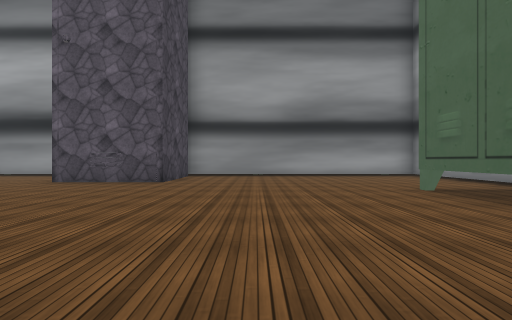
[1] (above)

21 first-person views from a walk through a scene from a Unity 3-D project. The camera is 1.2 m above the floor, looks level and sees 90° across. The floor is counted in squares, 2 m on a side. Each view is taken from the middle of a square. On the plan, view 1 faces up. The plan holds only what a view shows up to about 9 squares ahead; the rest is blank. The place goes on beyond the plan. Some surface patterns are stand-ins.

[2]
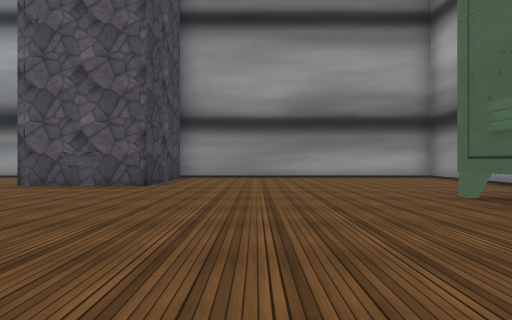

[3]
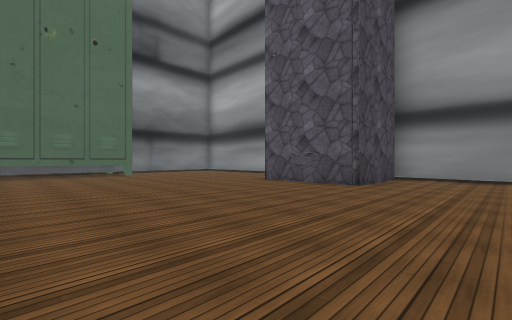

[4]
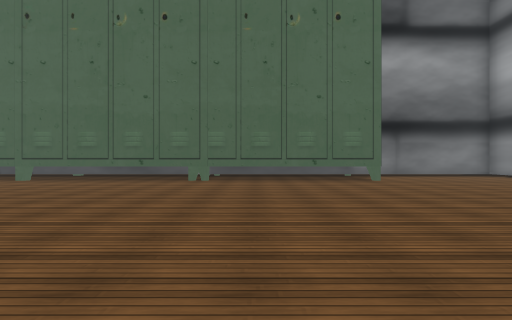

[5]
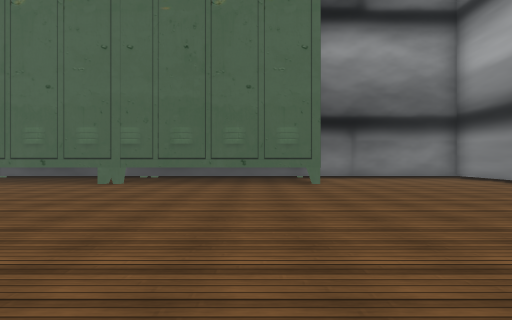

[6]
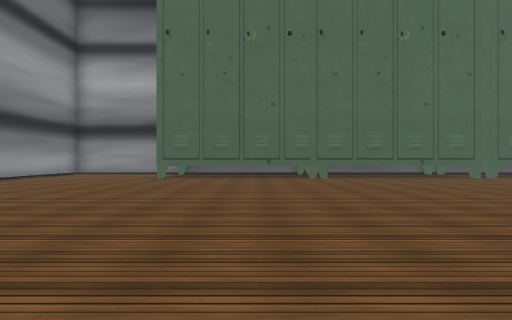

[7]
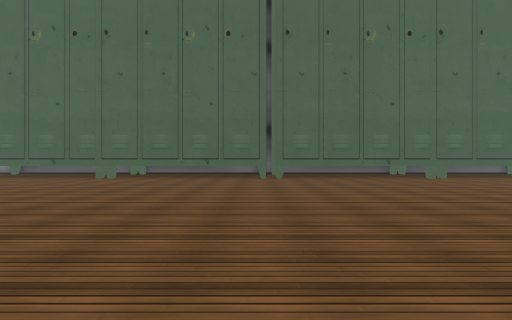

[8]
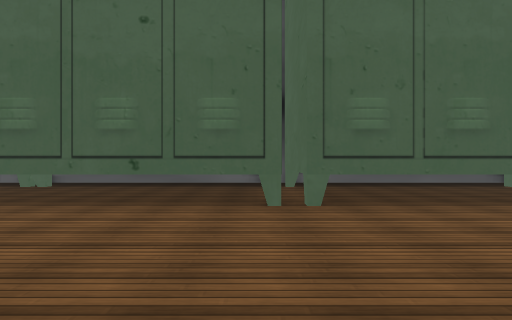

[9]
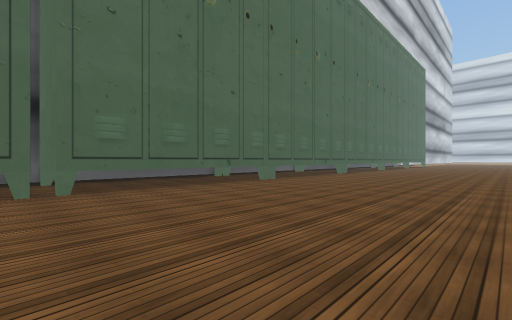

[10]
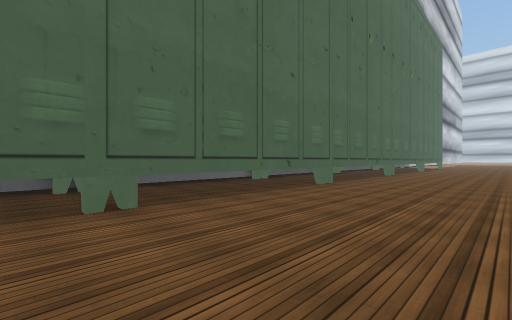

[11]
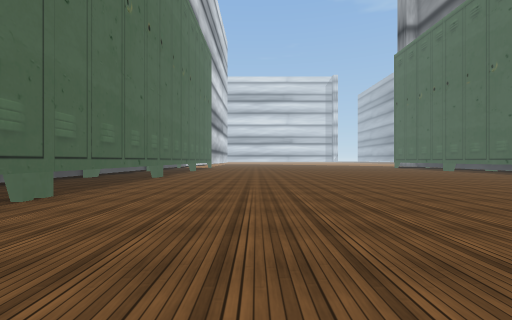

[12]
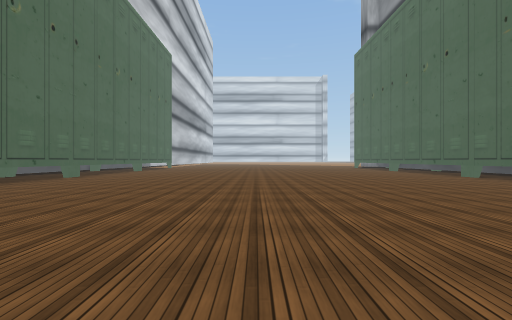

[13]
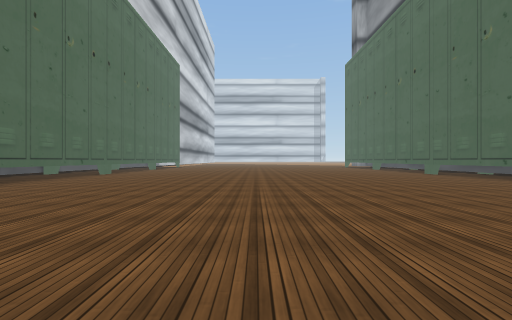

[14]
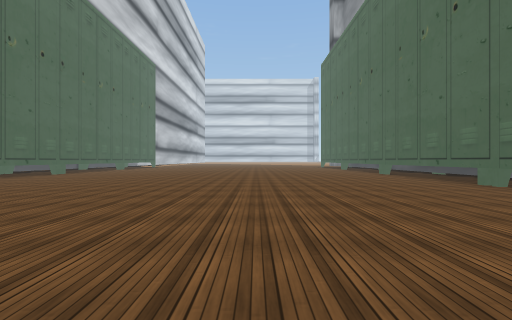

[15]
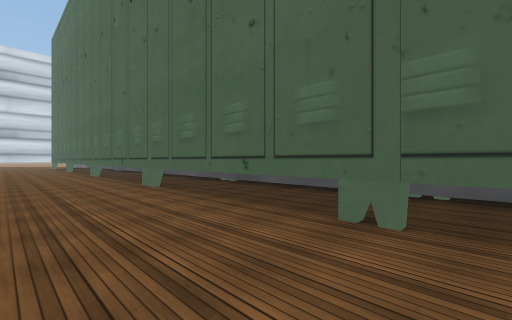

[16]
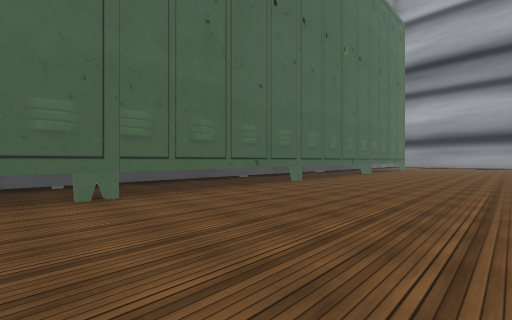

[17]
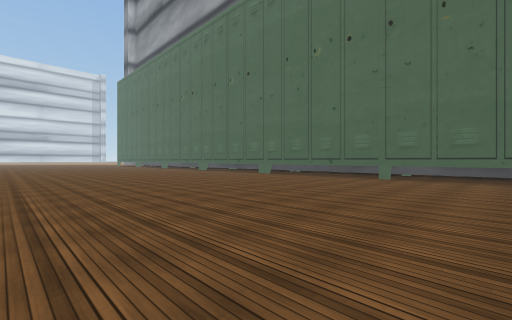

[18]
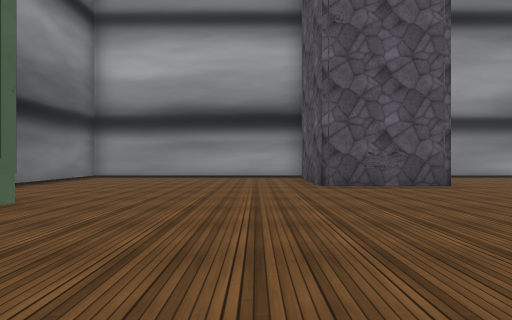

[19]
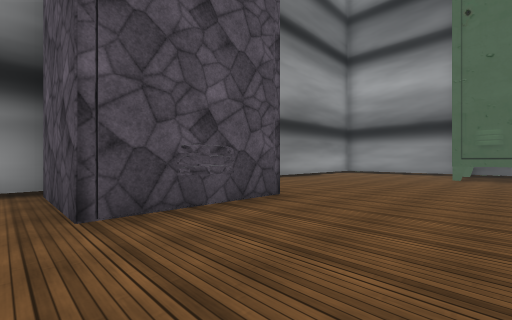

[20]
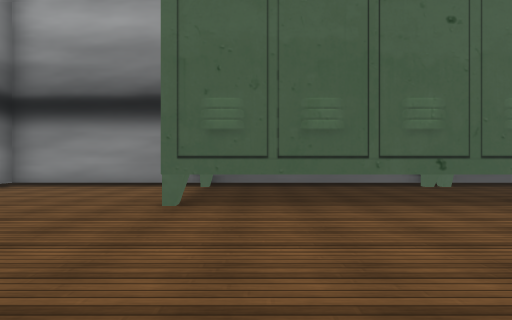

[21]
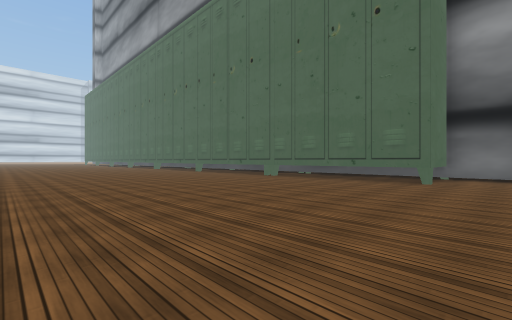

### Floor plan
Key: @ floor where view 1 was taken; # wall or solid block; . floor; ^ raised ledge.
Columns run from 13 left of view 1 to 6 right of it. Each row starts with its distance up from view 1.
 10 ######### ##########
  9 #.......# #........#
  8 #.......# #........#
  7 #.......###........#
  6 #..................#
  5 #................^^#
  4 #^^..............^ #
  3 # ^..............^ #
  2 # ^..............^ #
  1 # ^..............^ #
  0 # ^..........@...^ #
 -1 # ^..............^ #
 -2 # ^..............^ #
 -3 # ^..............^ #
 -4 # ^..............^ #
 -5 # ^..............^^#
 -6 # ^..............^^#
 -7 # ^..............^ #
 -8 # ^..............^ #
 -9 # ^..............^ #
-10 # ^..............^ #
-11 # ^..............^ #
-12 # ^..............^ #
-13   ^..............^ #
-14   ^..............^ #
-15   ^..............^ #
-16   ^..............^ #
-17   ^..............^ #
-18   ^..............^ #
-19   ^..............^ #
-20   ^..............^ #
-21   ^..............^ #

Positions as (right, up) in squares from view 1, and headings:
1: (0, 0), facing up
2: (0, 1), facing up
3: (0, 1), facing up-left
4: (-3, 1), facing left
5: (-4, 3), facing left
6: (-5, 2), facing right
7: (-5, -5), facing right
8: (0, -5), facing right
9: (-2, -5), facing down-right
10: (0, -10), facing down-right
11: (0, -12), facing down
12: (-3, -12), facing down
13: (-3, -10), facing down
14: (-5, -10), facing down
15: (-8, -10), facing down-left
16: (-6, -12), facing up-left
17: (-2, -3), facing down-left
18: (-7, 1), facing up
19: (-6, 4), facing up-right
20: (0, 4), facing right
21: (-3, 6), facing down-left
